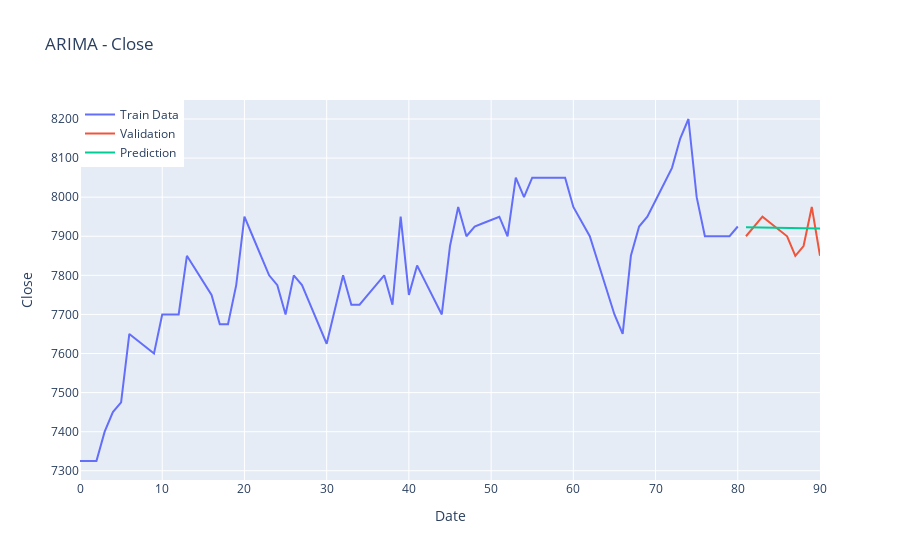

Notebook code for this chart:
### Code cell
fig4=go.Figure()
fig4.add_trace(go.Scatter(x=model_train.index, y=model_train["Close"], mode='lines',name="Train Data"))
fig4.add_trace(go.Scatter(x=valid.index, y=valid["Close"], mode='lines',name="Validation",))
fig4.add_trace(go.Scatter(x=valid.index, y=y_pred["close_pred"], mode='lines',name="Prediction",))
fig4.update_layout(title="ARIMA - Close",xaxis_title="Date",yaxis_title="Close",legend=dict(x=0,y=1,traceorder="normal"),font=dict(size=12))
fig4.show()

### Figure 1 — Plotly figure (JSON) as saved in the notebook; plotly's stock layout.template omitted (floating-point values rounded to 4 significant figures)
{"data": [{"mode": "lines", "name": "Train Data", "type": "scatter", "x": [0, 1, 2, 3, 4, 5, 6, 7, 8, 9, 10, 11, 12, 13, 14, 15, 16, 17, 18, 19, 20, 21, 22, 23, 24, 25, 26, 27, 28, 29, 30, 31, 32, 33, 34, 35, 36, 37, 38, 39, 40, 41, 42, 43, 44, 45, 46, 47, 48, 49, 50, 51, 52, 53, 54, 55, 56, 57, 58, 59, 60, 61, 62, 63, 64, 65, 66, 67, 68, 69, 70, 71, 72, 73, 74, 75, 76, 77, 78, 79, 80], "y": [7325, 7325, 7325, 7400, 7450, 7475, 7650, 7633.0, 7617.0, 7600, 7700, 7700, 7700, 7850, 7817.0, 7783.0, 7750, 7675, 7675, 7775, 7950, 7900, 7850, 7800, 7775, 7700, 7800, 7775, 7725, 7675, 7625, 7712.0, 7800, 7725, 7725, 7750, 7775, 7800, 7725, 7950, 7750, 7825, 7783.0, 7742.0, 7700, 7875, 7975, 7900, 7925, 7933.0, 7942.0, 7950, 7900, 8050, 8000, 8050, 8050, 8050, 8050, 8050, 7975, 7938.0, 7900, 7833.0, 7767.0, 7700, 7650, 7850, 7925, 7950, 7992.0, 8033.0, 8075, 8150, 8200, 8000, 7900, 7900, 7900, 7900, 7925]}, {"mode": "lines", "name": "Validation", "type": "scatter", "x": [81, 82, 83, 84, 85, 86, 87, 88, 89, 90], "y": [7900, 7925, 7950, 7933.0, 7917.0, 7900, 7850, 7875, 7975, 7850]}, {"mode": "lines", "name": "Prediction", "type": "scatter", "x": [81, 82, 83, 84, 85, 86, 87, 88, 89, 90], "y": [7923.0, 7923.0, 7922.0, 7922.0, 7922.0, 7921.0, 7921.0, 7920.0, 7920.0, 7920.0]}], "layout": {"font": {"size": 12}, "legend": {"traceorder": "normal", "x": 0, "y": 1}, "title": {"text": "ARIMA - Close"}, "xaxis": {"title": {"text": "Date"}}, "yaxis": {"title": {"text": "Close"}}}}
